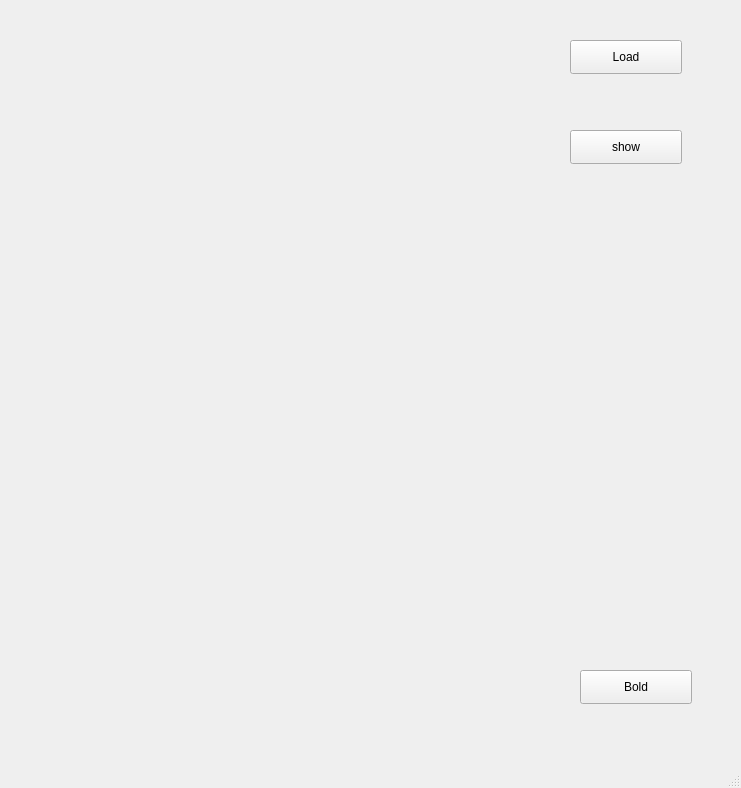
<?xml version="1.0" encoding="UTF-8"?>
<ui version="4.0">
 <class>MainWindow</class>
 <widget class="QMainWindow" name="MainWindow">
  <property name="geometry">
   <rect>
    <x>0</x>
    <y>0</y>
    <width>741</width>
    <height>788</height>
   </rect>
  </property>
  <property name="windowTitle">
   <string>MainWindow</string>
  </property>
  <widget class="QWidget" name="centralwidget">
   <widget class="QWidget" name="gridLayoutWidget">
    <property name="geometry">
     <rect>
      <x>20</x>
      <y>10</y>
      <width>511</width>
      <height>531</height>
     </rect>
    </property>
    <layout class="QGridLayout" name="gridLayout">
     <item row="1" column="1">
      <widget class="QVTKWidget" name="ster_3d_view_widget"/>
     </item>
     <item row="0" column="1">
      <widget class="QVTKWidget" name="coronal_view_widget"/>
     </item>
     <item row="1" column="0">
      <widget class="QVTKWidget" name="sagittal_view_widget"/>
     </item>
     <item row="0" column="0">
      <widget class="QVTKWidget" name="axial_view_widget"/>
     </item>
    </layout>
   </widget>
   <widget class="QPushButton" name="img_load_Btn">
    <property name="geometry">
     <rect>
      <x>570</x>
      <y>40</y>
      <width>112</width>
      <height>34</height>
     </rect>
    </property>
    <property name="text">
     <string>Load</string>
    </property>
   </widget>
   <widget class="QPushButton" name="show_Btn">
    <property name="geometry">
     <rect>
      <x>570</x>
      <y>130</y>
      <width>112</width>
      <height>34</height>
     </rect>
    </property>
    <property name="text">
     <string>show</string>
    </property>
   </widget>
   <widget class="QPushButton" name="bold_Btn">
    <property name="geometry">
     <rect>
      <x>580</x>
      <y>670</y>
      <width>112</width>
      <height>34</height>
     </rect>
    </property>
    <property name="text">
     <string>Bold</string>
    </property>
   </widget>
  </widget>
  <widget class="QMenuBar" name="menubar">
   <property name="geometry">
    <rect>
     <x>0</x>
     <y>0</y>
     <width>741</width>
     <height>31</height>
    </rect>
   </property>
  </widget>
  <widget class="QStatusBar" name="statusbar"/>
 </widget>
 <customwidgets>
  <customwidget>
   <class>QVTKWidget</class>
   <extends>QWidget</extends>
   <header>QVTKWidget.h</header>
  </customwidget>
 </customwidgets>
 <resources/>
 <connections/>
</ui>
